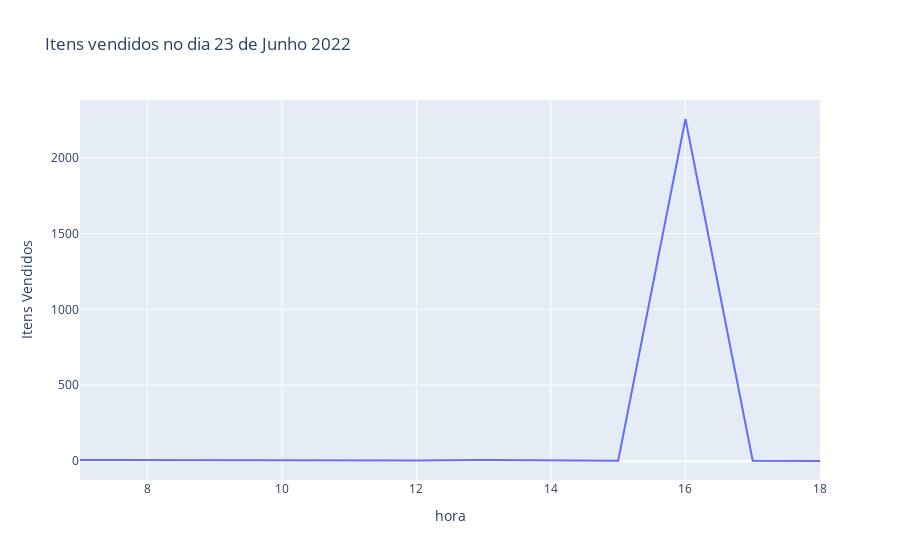

The notebook cell this image was saved under:
### Code cell
graf = px.line(df_invest, x = 'hora', y = 'item_count', labels= {'item_count':'Itens Vendidos'}, title= 'Itens vendidos no dia 23 de Junho 2022')

py.iplot(graf, filename='investiga_graf.html')

### Figure 1 — Plotly figure (JSON) as saved in the notebook; plotly's stock layout.template omitted (floating-point values rounded to 4 significant figures)
{"data": [{"hovertemplate": "hora=%{x}<br>Itens Vendidos=%{y}<extra></extra>", "legendgroup": "", "line": {"color": "#636efa", "dash": "solid"}, "marker": {"symbol": "circle"}, "mode": "lines", "name": "", "orientation": "v", "showlegend": false, "type": "scatter", "x": [7, 9, 10, 11, 12, 13, 14, 15, 16, 17, 18], "xaxis": "x", "y": [8, 5, 5, 7, 4, 8, 5, 3, 2254, 3, 1], "yaxis": "y"}], "layout": {"legend": {"tracegroupgap": 0}, "title": {"text": "Itens vendidos no dia 23 de Junho 2022"}, "xaxis": {"anchor": "y", "domain": [0, 1], "title": {"text": "hora"}}, "yaxis": {"anchor": "x", "domain": [0, 1], "title": {"text": "Itens Vendidos"}}}}
